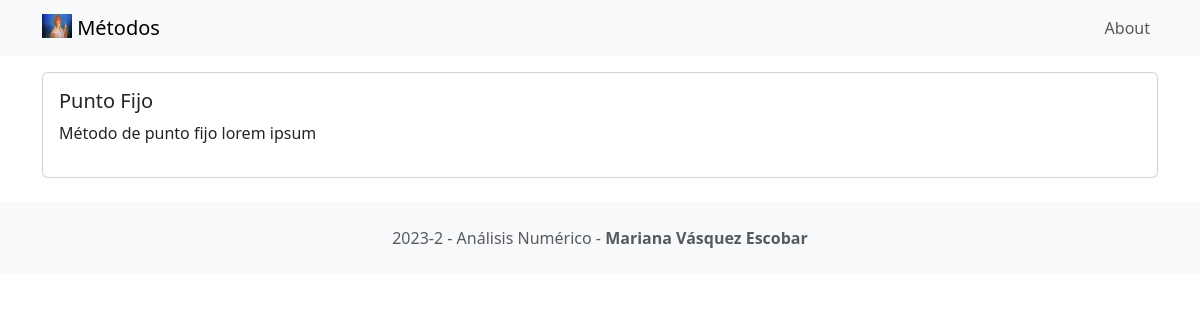
Page /metodo/1 on the earlier database version.
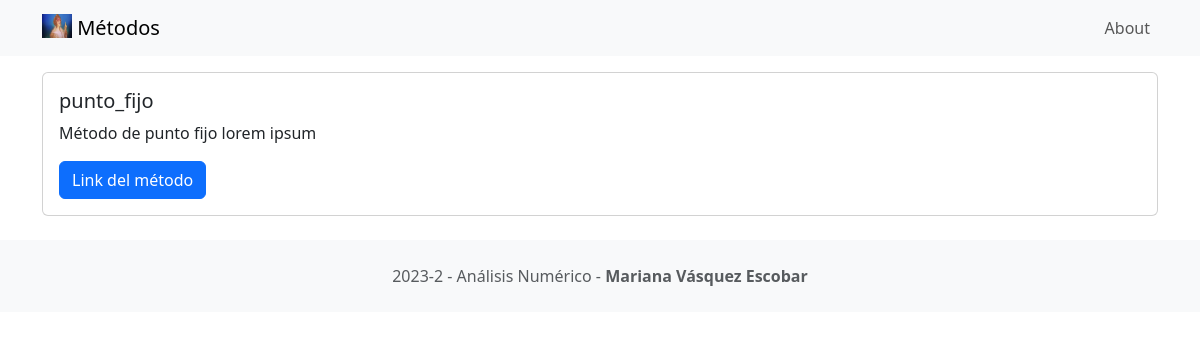
Same page on the later database version.
### metodo/models.py (models this page shows, shortened)
class Metodo(models.Model):
    title = models.CharField(max_length=100)
    description = models.CharField(max_length=250)
    url= models.URLField(blank=True)

### metodo/views.py (the view)
# urls.py: path('<int:metodo_id>', views.detail, name='detail'),
def detail(request, metodo_id):
    metodo=get_object_or_404(Metodo, pk=metodo_id)
    return render(request, 'detail.html',{'metodo': metodo})

### metodo/templates/detail.html
{% extends 'base.html' %}
{% block content %}
<div class="card mb-3">
    <div class="row g-0">
        <div class="col-md-8">
            <div class="card-body">
                <h5 class="card-title">{{metodo.title}}</h5>
                <p class="card-text">{{metodo.description}}</p>
                <p class="card-text">
                    {% if metodo.url %}
                    <a href="{{metodo.url}}" class="btn btn-primary">
                        Link del método
                    </a>
                    {% endif %}
                </p>
            </div>
        </div>
    </div>
</div>
{% endblock content %}

Differences in the rows shown:
changed Metodo "Método de punto fijo lorem ipsum": title "Punto Fijo" → "punto_fijo"
Other differences:
text now shown: "Link del método"
